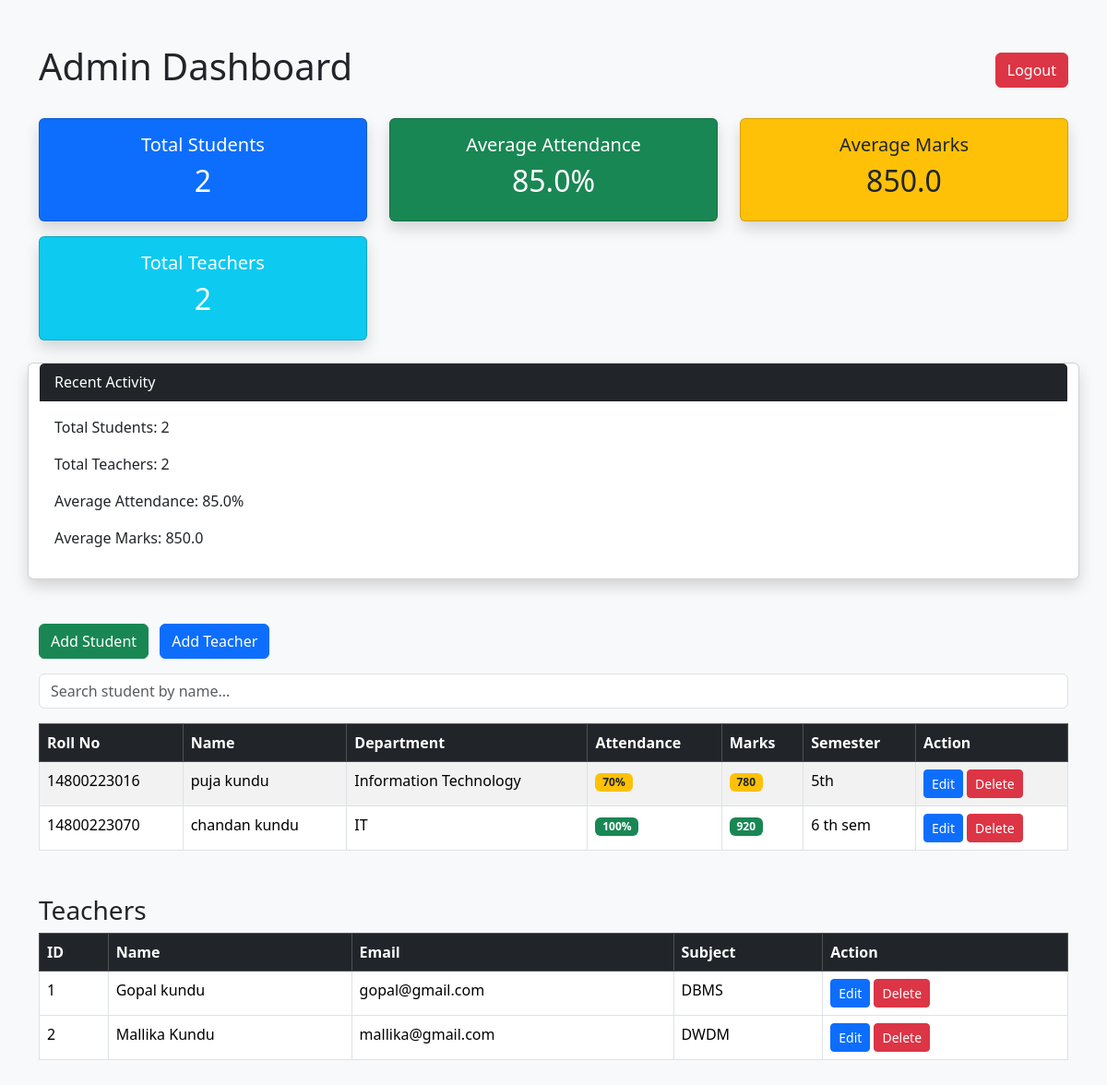
Page /admin (signed in) on the committed database.
### models.py (models this page shows)
class Student(db.Model):
    id = db.Column(db.Integer, primary_key=True)
    roll_number = db.Column(db.String(50), unique=True)
    name = db.Column(db.String(100))
    email = db.Column(db.String(100))
    department = db.Column(db.String(100))
    password = db.Column(db.String(100))
    attendance = db.Column(db.Integer, default=0)
    marks = db.Column(db.Integer, default=0)
    semester = db.Column(db.String(50))

class Teacher(db.Model):
    id = db.Column(db.Integer, primary_key=True)
    name = db.Column(db.String(100), nullable=False)
    email = db.Column(db.String(100), unique=True, nullable=False)
    subject = db.Column(db.String(100), nullable=False)
    password = db.Column(db.String(100), nullable=False)

### app.py (the view)
@app.route("/admin")
def admin():
    if "admin" not in session:
        return redirect("/admin_login")
    search = request.args.get("search")
    teachers = Teacher.query.all()
    if search:
        students = Student.query.filter(
            Student.name.contains(search)
        ).all()
    else:
        students = Student.query.all()
    total_students = len(students)
    total_teachers = Teacher.query.count()
    if total_students > 0:
        avg_attendance = sum(s.attendance for s in students) / total_students
        avg_marks = sum(s.marks for s in students) / total_students
    else:
        avg_attendance = 0
        avg_marks = 0
    return render_template(
        "admin_dashboard.html",
        students=students,
        teachers=teachers,
        total_students=total_students,
        total_teachers=total_teachers,
        avg_attendance=round(avg_attendance, 1),
        avg_marks=round(avg_marks, 1)
    )

### templates/admin_dashboard.html (shortened to what this page needs)
<!DOCTYPE html>
<html>
<head>
    <link href="https://cdn.jsdelivr.net/npm/bootstrap@5.3.3/dist/css/bootstrap.min.css" rel="stylesheet">
</head>
<body class="bg-light">
<div class="container mt-5">
    <div class="d-flex justify-content-between align-items-center mb-4">
    <h1>Admin Dashboard</h1>
    <a href="/admin_logout" class="btn btn-danger">
    Logout
</a>
</div>
    <div class="row mb-4">
    <div class="col-md-4">
        <div class="card bg-primary text-white shadow">
            <div class="card-body text-center">
                <h5>Total Students</h5>
                <h2>{{ total_students }}</h2>
            </div>
        </div>
    </div>
    <div class="col-md-4">
        <div class="card bg-success text-white shadow">
            <div class="card-body text-center">
                <h5>Average Attendance</h5>
                <h2>{{ avg_attendance }}%</h2>
            </div>
        </div>
    </div>
    <div class="col-md-4">
        <div class="card bg-warning text-dark shadow">
            <div class="card-body text-center">
                <h5>Average Marks</h5>
                <h2>{{ avg_marks }}</h2>
            </div>
        </div>
    </div>
    <div class="col-md-4 mt-3">
    <div class="card bg-info text-white shadow">
        <div class="card-body text-center">
            <h5>Total Teachers</h5>
            <h2>{{ total_teachers }}</h2>
        </div>
    </div>
</div>
<div class="card shadow mt-4">
    <div class="card-header bg-dark text-white">
        Recent Activity
    </div>
    <div class="card-body">
        <p>Total Students: {{ total_students }}</p>
        <p>Total Teachers: {{ total_teachers }}</p>
        <p>Average Attendance: {{ avg_attendance }}%</p>
        <p>Average Marks: {{ avg_marks }}</p>
    </div>
</div>
<div class="container mt-5">
    <a href="/register" class="btn btn-success mb-3">
    Add Student
</a>
<a href="/add_teacher" class="btn btn-primary mb-3 ms-2">
    Add Teacher
</a>
<form method="GET" action="/admin" class="mb-3">
    <input
        type="text"
        name="search"
        class="form-control"
        placeholder="Search student by name..."
    >
</form>
    <table class="table table-bordered table-striped">
        <thead class="table-dark">
            <tr>
                <th>Roll No</th>
                <th>Name</th>
                <th>Department</th>
                <th>Attendance</th>
                <th>Marks</th>
                <th>Semester</th>
                <th>Action</th>
            </tr>
        </thead>
        <tbody>
            {% for student in students %}
            <tr>
                <td>{{ student.roll_number }}</td>
                <td>{{ student.name }}</td>
                <td>{{ student.department }}</td>
 <td>
{% if student.attendance >= 75 %}
<span class="badge bg-success">
    {{ student.attendance }}%
</span>
{% elif student.attendance >= 50 %}
<span class="badge bg-warning text-dark">
    {{ student.attendance }}%
</span>
{% else %}
<span class="badge bg-danger">
    {{ student.attendance }}%
</span>
{% endif %}
</td>
                <td>
{% if student.marks >= 800 %}
<span class="badge bg-success">
    {{ student.marks }}
</span>
{% elif student.marks >= 500 %}
<span class="badge bg-warning text-dark">
    {{ student.marks }}
</span>
{% else %}
<span class="badge bg-danger">
    {{ student.marks }}
</span>
{% endif %}
</td>
                <td>{{ student.semester }}</td>
  <td>
    <a href="/edit_student/{{ student.id }}"
       class="btn btn-primary btn-sm">
       Edit
    </a>
   <a href="/delete_student/{{ student.id }}"
   class="btn btn-danger btn-sm"
   onclick="return confirm('Delete this student?')">
   Delete
</a>
</td>
            </tr>
            {% endfor %}
        </tbody>
    </table>
    <h3 class="mt-5">Teachers</h3>
<table class="table table-bordered">
    <thead class="table-dark">
        <tr>
            <th>ID</th>
            <th>Name</th>
            <th>Email</th>
            <th>Subject</th>
            <th>Action</th>
        </tr>
    </thead>
    <tbody>
        {% for teacher in teachers %}
        <tr>
            <td>{{ teacher.id }}</td>
            <td>{{ teacher.name }}</td>
            <td>{{ teacher.email }}</td>
            <td>{{ teacher.subject }}</td>
            <td>
    <a href="/edit_teacher/{{ teacher.id }}"
       class="btn btn-primary btn-sm">
       Edit
    </a>
   <a href="/delete_teacher/{{ teacher.id }}"
   class="btn btn-danger btn-sm"
   onclick="return confirm('Delete this teacher?')">
   Delete
</a>
</td>
        </tr>
        {% endfor %}
    </tbody>
</table>
</div>
</body>
</html>

### rows in the picture
Student: roll_number "14800223016", name "puja kundu", department "Information Technology", attendance "70", marks "780", semester "5th"
Student: roll_number "14800223070", name "chandan kundu", department "IT", attendance "100", marks "920", semester "6 th sem"
Teacher: id "1", name "Gopal kundu", email "gopal@gmail.com", subject "DBMS"
Teacher: id "2", name "Mallika Kundu", email "mallika@gmail.com", subject "DWDM"

### other values in the picture
{{ total_students }} "2"
{{ avg_attendance }} "85.0"
{{ avg_marks }} "850.0"
{{ total_teachers }} "2"
